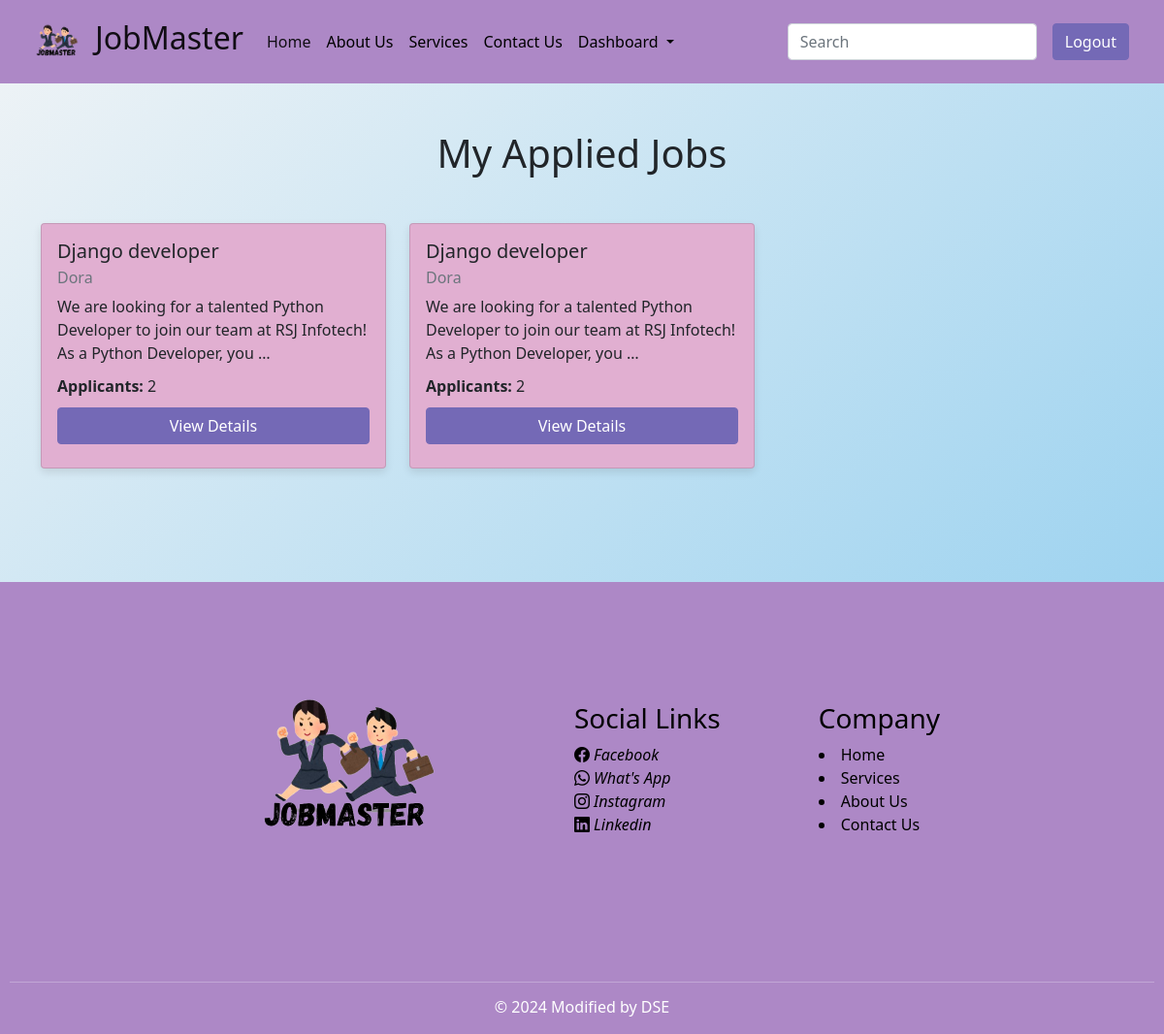
The page /apply/applied-jobs/ (signed in) on the database as committed earlier.
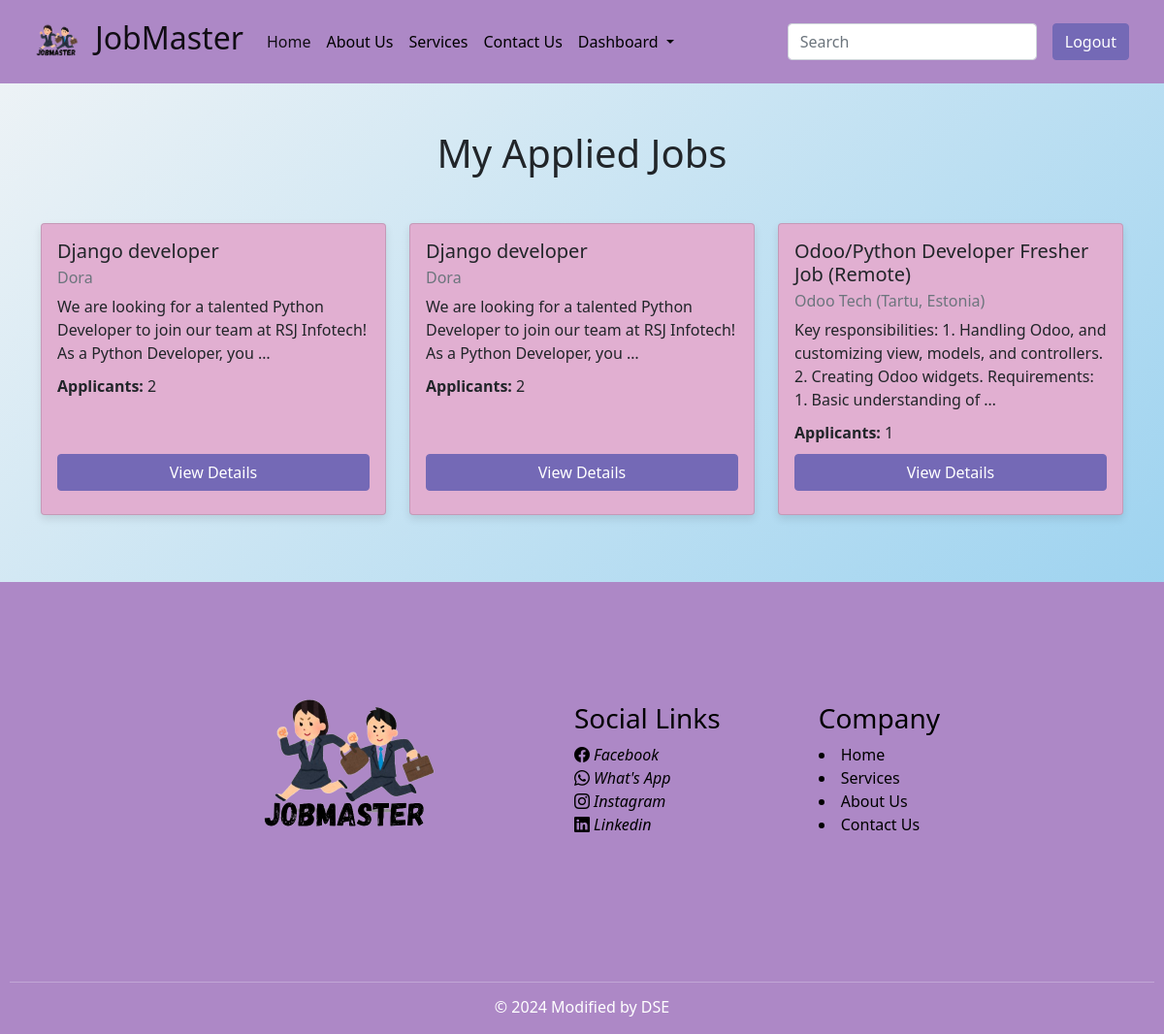
The same page on the database as committed later.
### apply/models.py (models this page shows, shortened)
class Apply(models.Model):
    applicants = models.ForeignKey(User, on_delete=models.CASCADE)
    job = models.ForeignKey(JobDetails, on_delete=models.CASCADE)
    resume = models.FileField(upload_to='apply/media/uploads/', validators=[validate_file_extension])
    cover_letter = models.TextField()
    availability = models.BooleanField(default=True)

### job/models.py (models this page shows, shortened)
class JobDetails(models.Model):
    title = models.CharField(max_length=100)
    user = models.ForeignKey(User, on_delete = models.CASCADE)
    company_name = models.CharField(max_length=100)
    work_type = models.ManyToManyField(JobType)
    category = models.ManyToManyField(Category)
    starting_date = models.CharField(max_length=100)
    salary = models.DecimalField(max_digits=12, decimal_places=2)
    experience = models.CharField(max_length=50)
    deadline = models.DateField()
    post_date = models.DateField(auto_now_add=True)
    applicants = models.IntegerField(default=0)
    job_about = models.TextField()
    skills = models.ManyToManyField(Skill)
    other_req = models.TextField()
    vacancy = models.IntegerField()

### apply/views.py (the view)
# urls.py: path('applied-jobs/', views.my_applied_jobs, name='applied_jobs'),
@login_required
def my_applied_jobs(request):
    applied_jobs = Apply.objects.filter(applicants=request.user)
    return render(request, 'applied_jobs.html', {'applied_jobs': applied_jobs})

### apply/templates/applied_jobs.html (shortened to what this page needs)
{% extends "base.html" %}
{% load static %}
{% block content %}
<main>
<div class="container mt-5">
    <h1 class="text-center mb-5">My Applied Jobs</h1>
    {% if applied_jobs %}
        <div class="row">
            {% for application in applied_jobs %}
                <div class="col-md-4 mb-4">
                    <div class="card">
                        <div class="card-body">
                            <h5 class="card-title">{{ application.job.title }}</h5>
                            <h6 class="card-subtitle mb-2 text-muted">{{ application.job.company_name }}</h6>
                            <p class="card-text">{{ application.job.job_about|truncatewords:20 }}</p>
                            <p class="card-text"><strong>Applicants:</strong> {{ application.job.applicants }}</p>
                            <a href="{% url 'job_details' application.job.pk %}" class="btn btn-primary mb-2" style="background-color: #7469B6; border-color: #7469B6;">View Details</a>
                        </div>
                    </div>
                </div>
            {% endfor %}
        </div>
    {% else %}
        <p class="text-center">You have not applied for any jobs yet.</p>
    {% endif %}
</div>
</main>
{% endblock %}

Rows that differ between the two databases and show on the page:
added Apply: job "Odoo/Python Developer Fresher Job (Remote)", job.company_name "Odoo Tech (Tartu, Estonia)", job.job_about "Key responsibilities: 1. Handling Odoo, and customizing view, models, and controllers. 2. Creating Odoo widgets. Requirements: 1. Basic understanding of …", job.applicants "1"
